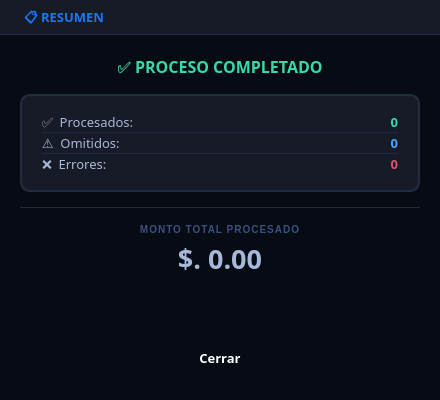
<?xml version="1.0" encoding="UTF-8"?>
<ui version="4.0">
 <class>resumen</class>
 <widget class="QMainWindow" name="resumen">
  <property name="geometry">
   <rect>
    <x>0</x>
    <y>0</y>
    <width>440</width>
    <height>400</height>
   </rect>
  </property>
  <property name="font">
   <font>
    <family>72</family>
   </font>
  </property>
  <property name="windowTitle">
   <string>Magnus — Resumen</string>
  </property>
  <property name="windowIcon">
   <iconset>
    <normaloff>../recursos/magnus.ico</normaloff>../recursos/magnus.ico</iconset>
  </property>
  <property name="styleSheet">
   <string notr="true">
/* ═══════════════════════════════════════════════
   GLASSMORPHISM DARK — RESUMEN
   Base: fondo profundo con capa de &quot;vidrio&quot; encima
   ═══════════════════════════════════════════════ */

QMainWindow, QWidget#centralwidget {
    background-color: #060B14;
    background-image:
        radial-gradient(ellipse at 20% 20%, rgba(24,119,242,0.08) 0%, transparent 55%),
        radial-gradient(ellipse at 80% 75%, rgba(7,94,84,0.07) 0%, transparent 55%);
}
   </string>
  </property>
  <widget class="QWidget" name="centralwidget">
   <layout class="QVBoxLayout" name="verticalLayout_main">
    <property name="spacing">
     <number>0</number>
    </property>
    <property name="leftMargin">
     <number>0</number>
    </property>
    <property name="topMargin">
     <number>0</number>
    </property>
    <property name="rightMargin">
     <number>0</number>
    </property>
    <property name="bottomMargin">
     <number>0</number>
    </property>
    <item>
     <widget class="QFrame" name="header_frame">
      <property name="maximumSize">
       <size>
        <width>16777215</width>
        <height>35</height>
       </size>
      </property>
      <property name="styleSheet">
       <string notr="true">
QFrame#header_frame {
    background-color: #161B27;
    border: none;
    border-bottom: 1px solid #232B3E;
}

QFrame#header_top_accent {
    background: qlineargradient(x1:0,y1:0,x2:1,y2:0,
        stop:0   #1877F2,
        stop:0.4 #4FA3F7,
        stop:0.6 #38D9A9,
        stop:1   #075E54);
    border: none;
    min-height: 4px;
    max-height: 4px;
}

QFrame#header_frame #pushButton_3,
QFrame#header_frame #pushButton_2,
QFrame#header_frame #pushButton {
    background: transparent;
    border: none;
}

QPushButton#pushButton_3:hover { background-color: #1E2840; }
QPushButton#pushButton_3:pressed { background-color: #161B27; }
QPushButton#pushButton_2:hover { background-color: #1E2840; }
QPushButton#pushButton_2:pressed { background-color: #161B27; }
QPushButton#pushButton:hover { background-color: #3A1520; }
QPushButton#pushButton:pressed { background-color: #2A1018; }
       </string>
      </property>
      <property name="frameShape">
       <enum>QFrame::Shape::StyledPanel</enum>
      </property>
      <property name="frameShadow">
       <enum>QFrame::Shadow::Raised</enum>
      </property>
      <layout class="QVBoxLayout" name="verticalLayout_header">
       <property name="spacing">
        <number>0</number>
       </property>
       <property name="leftMargin">
        <number>0</number>
       </property>
       <property name="topMargin">
        <number>0</number>
       </property>
       <property name="rightMargin">
        <number>0</number>
       </property>
       <property name="bottomMargin">
        <number>0</number>
       </property>
       <item>
        <widget class="QFrame" name="header_top_accent">
         <property name="minimumSize">
          <size>
           <width>0</width>
           <height>4</height>
          </size>
         </property>
         <property name="maximumSize">
          <size>
           <width>16777215</width>
           <height>4</height>
          </size>
         </property>
         <property name="frameShape">
          <enum>QFrame::Shape::NoFrame</enum>
         </property>
         <property name="frameShadow">
          <enum>QFrame::Shadow::Plain</enum>
         </property>
        </widget>
       </item>
       <item>
        <layout class="QHBoxLayout" name="horizontalLayout_2">
         <property name="spacing">
          <number>0</number>
         </property>
         <property name="leftMargin">
          <number>12</number>
         </property>
         <property name="topMargin">
          <number>0</number>
         </property>
         <property name="rightMargin">
          <number>0</number>
         </property>
         <property name="bottomMargin">
          <number>0</number>
         </property>
         <item>
          <widget class="QLabel" name="label">
           <property name="font">
            <font>
             <family>72</family>
             <pointsize>10</pointsize>
             <bold>true</bold>
            </font>
           </property>
           <property name="styleSheet">
            <string notr="true">color: #1877F2; background: transparent; border: none; padding: 0 8px;</string>
           </property>
           <property name="text">
            <string>📋 RESUMEN</string>
           </property>
           <property name="alignment">
            <set>Qt::AlignmentFlag::AlignLeading|Qt::AlignmentFlag::AlignLeft|Qt::AlignmentFlag::AlignVCenter</set>
           </property>
          </widget>
         </item>
         <item>
          <spacer name="header_spacer">
           <property name="orientation">
            <enum>Qt::Orientation::Horizontal</enum>
           </property>
           <property name="sizeHint" stdset="0">
            <size>
             <width>40</width>
             <height>20</height>
            </size>
           </property>
          </spacer>
         </item>
         <item>
          <widget class="QPushButton" name="pushButton_3">
           <property name="minimumSize">
            <size>
             <width>35</width>
             <height>35</height>
            </size>
           </property>
           <property name="maximumSize">
            <size>
             <width>35</width>
             <height>35</height>
            </size>
           </property>
           <property name="text">
            <string/>
           </property>
           <property name="icon">
            <iconset resource="../recursos/recursos.qrc">
             <normaloff>:/icons/icons/minimizar.png</normaloff>:/icons/icons/minimizar.png</iconset>
           </property>
           <property name="iconSize">
            <size>
             <width>20</width>
             <height>20</height>
            </size>
           </property>
          </widget>
         </item>
         <item>
          <widget class="QPushButton" name="pushButton_2">
           <property name="minimumSize">
            <size>
             <width>35</width>
             <height>35</height>
            </size>
           </property>
           <property name="maximumSize">
            <size>
             <width>35</width>
             <height>35</height>
            </size>
           </property>
           <property name="text">
            <string/>
           </property>
           <property name="icon">
            <iconset resource="../recursos/recursos.qrc">
             <normaloff>:/icons/icons/maximizar.png</normaloff>:/icons/icons/maximizar.png</iconset>
           </property>
           <property name="iconSize">
            <size>
             <width>20</width>
             <height>20</height>
            </size>
           </property>
          </widget>
         </item>
         <item>
          <widget class="QPushButton" name="pushButton">
           <property name="minimumSize">
            <size>
             <width>35</width>
             <height>35</height>
            </size>
           </property>
           <property name="maximumSize">
            <size>
             <width>35</width>
             <height>35</height>
            </size>
           </property>
           <property name="text">
            <string/>
           </property>
           <property name="icon">
            <iconset resource="../recursos/recursos.qrc">
             <normaloff>:/icons/icons/cerrar.png</normaloff>:/icons/icons/cerrar.png</iconset>
           </property>
           <property name="iconSize">
            <size>
             <width>20</width>
             <height>20</height>
            </size>
           </property>
          </widget>
         </item>
        </layout>
       </item>
      </layout>
     </widget>
    </item>
    <item>
     <layout class="QVBoxLayout" name="verticalLayout_body">
      <property name="spacing">
       <number>15</number>
      </property>
      <property name="leftMargin">
       <number>20</number>
      </property>
      <property name="topMargin">
       <number>20</number>
      </property>
      <property name="rightMargin">
       <number>20</number>
      </property>
      <property name="bottomMargin">
       <number>20</number>
      </property>
      <item>
       <widget class="QLabel" name="lbl_titulo_proceso">
        <property name="font">
         <font>
          <family>72</family>
          <pointsize>10</pointsize>
          <bold>true</bold>
         </font>
        </property>
        <property name="styleSheet">
         <string notr="true">color: #38D9A9; background: transparent; border: none;</string>
        </property>
        <property name="text">
         <string>&lt;html&gt;&lt;head/&gt;&lt;body&gt;&lt;p align=&quot;center&quot;&gt;&lt;span style=&quot; font-size:12pt;&quot;&gt;✅ PROCESO COMPLETADO&lt;/span&gt;&lt;/p&gt;&lt;/body&gt;&lt;/html&gt;</string>
        </property>
        <property name="alignment">
         <set>Qt::AlignmentFlag::AlignCenter</set>
        </property>
       </widget>
      </item>
      <item>
       <widget class="QFrame" name="frame_stats">
        <property name="styleSheet">
         <string notr="true">
QFrame#frame_stats {
    background-color: #161B27;
    border-radius: 10px;
    border: 1.5px solid #232B3E;
}
QLabel { background: transparent; border: none; }
          </string>
        </property>
        <layout class="QVBoxLayout" name="vl_stats">
         <property name="spacing">
          <number>0</number>
         </property>
         <property name="leftMargin">
          <number>20</number>
         </property>
         <property name="topMargin">
          <number>16</number>
         </property>
         <property name="rightMargin">
          <number>20</number>
         </property>
         <property name="bottomMargin">
          <number>16</number>
         </property>
         <item>
          <layout class="QHBoxLayout" name="hl_procesados">
           <property name="spacing">
            <number>10</number>
           </property>
           <item>
            <widget class="QLabel" name="label_2">
             <property name="font">
              <font>
               <family>72</family>
               <pointsize>10</pointsize>
              </font>
             </property>
             <property name="styleSheet">
              <string notr="true">color: #A8B8D8; background: transparent; border: none;</string>
             </property>
             <property name="text">
              <string>✅  Procesados:</string>
             </property>
            </widget>
           </item>
           <item>
            <spacer name="sp_proc">
             <property name="orientation">
              <enum>Qt::Orientation::Horizontal</enum>
             </property>
             <property name="sizeHint" stdset="0">
              <size>
               <width>40</width>
               <height>20</height>
              </size>
             </property>
            </spacer>
           </item>
           <item>
            <widget class="QLabel" name="lbl_procesados">
             <property name="font">
              <font>
               <family>72</family>
               <pointsize>10</pointsize>
               <bold>true</bold>
              </font>
             </property>
             <property name="styleSheet">
              <string notr="true">color: #38D9A9; background: transparent; border: none;</string>
             </property>
             <property name="text">
              <string>0</string>
             </property>
             <property name="alignment">
              <set>Qt::AlignmentFlag::AlignRight|Qt::AlignmentFlag::AlignTrailing|Qt::AlignmentFlag::AlignVCenter</set>
             </property>
            </widget>
           </item>
          </layout>
         </item>
         <item>
          <widget class="QFrame" name="sep_1">
           <property name="minimumSize">
            <size>
             <width>0</width>
             <height>1</height>
            </size>
           </property>
           <property name="maximumSize">
            <size>
             <width>16777215</width>
             <height>1</height>
            </size>
           </property>
           <property name="styleSheet">
            <string notr="true">QFrame#sep_1 { background-color: #1E2840; border: none; margin: 6px 0px; }</string>
           </property>
          </widget>
         </item>
         <item>
          <layout class="QHBoxLayout" name="hl_omitidos">
           <property name="spacing">
            <number>10</number>
           </property>
           <item>
            <widget class="QLabel" name="label_3">
             <property name="font">
              <font>
               <family>72</family>
               <pointsize>10</pointsize>
              </font>
             </property>
             <property name="styleSheet">
              <string notr="true">color: #A8B8D8; background: transparent; border: none;</string>
             </property>
             <property name="text">
              <string>⚠️  Omitidos:</string>
             </property>
            </widget>
           </item>
           <item>
            <spacer name="sp_omit">
             <property name="orientation">
              <enum>Qt::Orientation::Horizontal</enum>
             </property>
             <property name="sizeHint" stdset="0">
              <size>
               <width>40</width>
               <height>20</height>
              </size>
             </property>
            </spacer>
           </item>
           <item>
            <widget class="QLabel" name="lbl_omitidos">
             <property name="font">
              <font>
               <family>72</family>
               <pointsize>10</pointsize>
               <bold>true</bold>
              </font>
             </property>
             <property name="styleSheet">
              <string notr="true">color: #4FA3F7; background: transparent; border: none;</string>
             </property>
             <property name="text">
              <string>0</string>
             </property>
             <property name="alignment">
              <set>Qt::AlignmentFlag::AlignRight|Qt::AlignmentFlag::AlignTrailing|Qt::AlignmentFlag::AlignVCenter</set>
             </property>
            </widget>
           </item>
          </layout>
         </item>
         <item>
          <widget class="QFrame" name="sep_2">
           <property name="minimumSize">
            <size>
             <width>0</width>
             <height>1</height>
            </size>
           </property>
           <property name="maximumSize">
            <size>
             <width>16777215</width>
             <height>1</height>
            </size>
           </property>
           <property name="styleSheet">
            <string notr="true">QFrame#sep_2 { background-color: #1E2840; border: none; margin: 6px 0px; }</string>
           </property>
          </widget>
         </item>
         <item>
          <layout class="QHBoxLayout" name="hl_errores">
           <property name="spacing">
            <number>10</number>
           </property>
           <item>
            <widget class="QLabel" name="label_4">
             <property name="font">
              <font>
               <family>72</family>
               <pointsize>10</pointsize>
              </font>
             </property>
             <property name="styleSheet">
              <string notr="true">color: #A8B8D8; background: transparent; border: none;</string>
             </property>
             <property name="text">
              <string>❌  Errores:</string>
             </property>
            </widget>
           </item>
           <item>
            <spacer name="sp_err">
             <property name="orientation">
              <enum>Qt::Orientation::Horizontal</enum>
             </property>
             <property name="sizeHint" stdset="0">
              <size>
               <width>40</width>
               <height>20</height>
              </size>
             </property>
            </spacer>
           </item>
           <item>
            <widget class="QLabel" name="lbl_errores">
             <property name="font">
              <font>
               <family>72</family>
               <pointsize>10</pointsize>
               <bold>true</bold>
              </font>
             </property>
             <property name="styleSheet">
              <string notr="true">color: #E05070; background: transparent; border: none;</string>
             </property>
             <property name="text">
              <string>0</string>
             </property>
             <property name="alignment">
              <set>Qt::AlignmentFlag::AlignRight|Qt::AlignmentFlag::AlignTrailing|Qt::AlignmentFlag::AlignVCenter</set>
             </property>
            </widget>
           </item>
          </layout>
         </item>
        </layout>
       </widget>
      </item>
      <item>
       <widget class="QFrame" name="sep_monto">
        <property name="minimumSize">
         <size>
          <width>0</width>
          <height>1</height>
         </size>
        </property>
        <property name="maximumSize">
         <size>
          <width>16777215</width>
          <height>1</height>
         </size>
        </property>
        <property name="styleSheet">
         <string notr="true">QFrame#sep_monto { background-color: #232B3E; border: none; }</string>
        </property>
       </widget>
      </item>
      <item>
       <layout class="QVBoxLayout" name="vl_monto">
        <property name="spacing">
         <number>4</number>
        </property>
        <item>
         <widget class="QLabel" name="label_5">
          <property name="styleSheet">
           <string notr="true">
color: #3A5080;
font-family: &quot;72&quot;;
font-size: 7.5pt;
font-weight: 700;
letter-spacing: 1px;
background: transparent;
border: none;
            </string>
          </property>
          <property name="text">
           <string>MONTO TOTAL PROCESADO</string>
          </property>
          <property name="alignment">
           <set>Qt::AlignmentFlag::AlignCenter</set>
          </property>
         </widget>
        </item>
        <item>
         <widget class="QLabel" name="lbl_monto_procesado">
          <property name="font">
           <font>
            <family>72</family>
            <pointsize>20</pointsize>
            <bold>true</bold>
           </font>
          </property>
          <property name="styleSheet">
           <string notr="true">color: #A8B8D8; background: transparent; border: none;</string>
          </property>
          <property name="text">
           <string>$. 0.00</string>
          </property>
          <property name="alignment">
           <set>Qt::AlignmentFlag::AlignCenter</set>
          </property>
         </widget>
        </item>
       </layout>
      </item>
      <item>
       <spacer name="sp_bottom">
        <property name="orientation">
         <enum>Qt::Orientation::Vertical</enum>
        </property>
        <property name="sizeHint" stdset="0">
         <size>
          <width>20</width>
          <height>10</height>
         </size>
        </property>
       </spacer>
      </item>
      <item>
       <layout class="QHBoxLayout" name="hl_footer">
        <item>
         <spacer name="sp_footer_l">
          <property name="orientation">
           <enum>Qt::Orientation::Horizontal</enum>
          </property>
          <property name="sizeHint" stdset="0">
           <size>
            <width>40</width>
            <height>20</height>
           </size>
          </property>
         </spacer>
        </item>
        <item>
         <widget class="QPushButton" name="btn_cerrar">
          <property name="minimumSize">
           <size>
            <width>120</width>
            <height>45</height>
           </size>
          </property>
          <property name="font">
           <font>
            <family>72</family>
            <pointsize>10</pointsize>
            <fontweight>DemiBold</fontweight>
           </font>
          </property>
          <property name="styleSheet">
           <string notr="true">
QPushButton#btn_cerrar {
    background: qlineargradient(x1:0,y1:0,x2:1,y2:0,
        stop:0 #1877F2, stop:1 #3B8FF5);
    color: white;
    border-radius: 8px;
    font-family: &quot;72&quot;;
    font-size: 10pt;
    font-weight: 600;
    border: none;
    padding: 6px 12px;
}
QPushButton#btn_cerrar:hover {
    background: qlineargradient(x1:0,y1:0,x2:1,y2:0,
        stop:0 #145DB2, stop:1 #1877F2);
}
QPushButton#btn_cerrar:pressed { background-color: #0F4A99; }
            </string>
          </property>
          <property name="text">
           <string>Cerrar</string>
          </property>
         </widget>
        </item>
        <item>
         <spacer name="sp_footer_r">
          <property name="orientation">
           <enum>Qt::Orientation::Horizontal</enum>
          </property>
          <property name="sizeHint" stdset="0">
           <size>
            <width>40</width>
            <height>20</height>
           </size>
          </property>
         </spacer>
        </item>
       </layout>
      </item>
     </layout>
    </item>
   </layout>
  </widget>
 </widget>
 <resources>
  <include location="../recursos/recursos.qrc"/>
 </resources>
 <connections/>
</ui>
